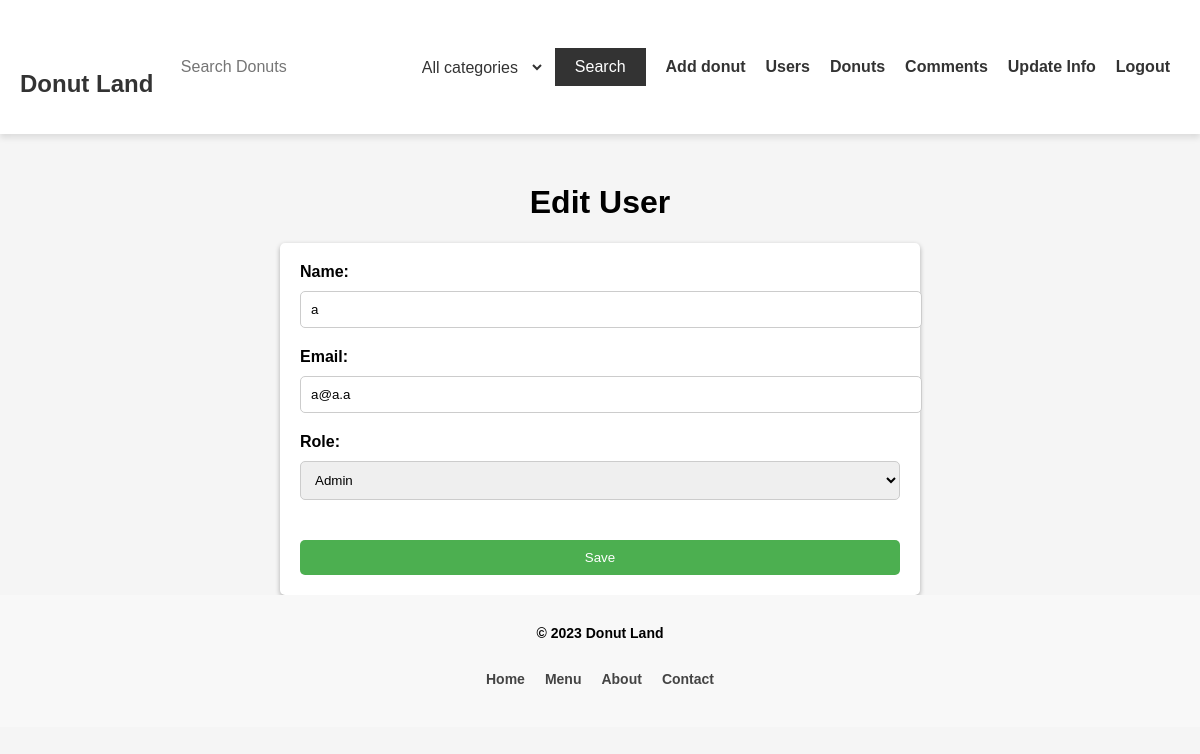
/admin/edit_user?id=4 (signed in), run on the app's committed database.
### tables this page shows
CREATE TABLE `users` (
  `id` int(11) NOT NULL,
  `name` varchar(30) NOT NULL,
  `email` varchar(100) NOT NULL,
  `password` varchar(100) NOT NULL,
  `role` varchar(10) NOT NULL,
  `created_at` timestamp NOT NULL DEFAULT current_timestamp() ON UPDATE current_timestamp()
);

### admin/edit_user.php (the view, shortened to what this page needs)
<!DOCTYPE html>
<html lang="en">
<head>
  <link rel="stylesheet" href="../styles/admin/user/edit_user.css">
</head>
<body>
<?php require_once '../header.php'; ?>
<?php
  require_once '../database/connect.php';
  $id = htmlspecialchars($_GET['id'], ENT_QUOTES, 'UTF-8');
  $sql = 'SELECT * FROM users WHERE id = ?;';
  $stmt = $pdo->prepare($sql);
  $stmt->execute([$id]);
  $user = $stmt->fetch(PDO::FETCH_ASSOC);
  echo '<div class="container">';
  echo '<h1>Edit User</h1>';
  echo '<form method="post">';
  echo '<label for="name">Name:</label>';
  echo '<input type="text" name="name" value="'.$user['name'].'">';
  echo '<label for="email">Email:</label>';
  echo '<input type="email" id="email" name="email" value="'.$user['email'].'" required>';
  echo '<label for="role">Role:</label>';
  echo '<select id="role" name="role" required>';
  echo '<option value="admin"'.($user['role'] == 'admin' ? ' selected' : '').'>Admin</option>';
  echo '</select>';
  echo '<input type="submit" value="Save">';
  echo '</form>';
  echo '</div>';
  require_once '../footer.php';
?>
</body>
</html>

### styles/admin/user/edit_user.css (style rules this page uses)
body { font-family: Arial, sans-serif; margin: 0; padding: 0; background-color: #f5f5f5; }
h1 { text-align: center; margin-top: 50px; }
.container form { width: 50%; margin: 0 auto; background-color: #fff; padding: 20px; border-radius: 5px; box-shadow: 0 2px 5px rgba(0, 0, 0, 0.3); }
.container label { display: block; margin-bottom: 10px; font-weight: bold; }
.container input[type="text"], .container input[type="email"], .container select { width: 100%; padding: 10px; margin-bottom: 20px; border-radius: 5px; border: 1px solid #ccc; }
.container select { margin-bottom: 40px; }
.container input[type="submit"] { display: block; width: 100%; padding: 10px; background-color: #4caf50; color: #fff; border: none; border-radius: 5px; cursor: pointer; transition: background-color 0.3s ease; }

### data on the page
users: name "a", email "a@a.a", role "Admin"
